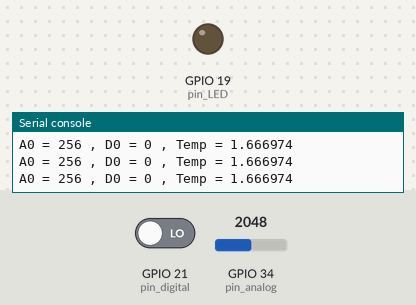
The program below on a simulated ESP32 board running MicroPython. Shown: output pins drawn as LEDs (lit = HIGH), the last lines printed to the serial console. The inputs (shaded band) are chosen by the test bench; at power-on: GPIO 21 (pin_digital) LOW, GPIO 34 (pin_analog) = 2048 (analog values on the 0–4095 scale).

Above: at 1.2 s.
1.3 s: GPIO 21 (pin_digital) driven HIGH
At 2.1 s:
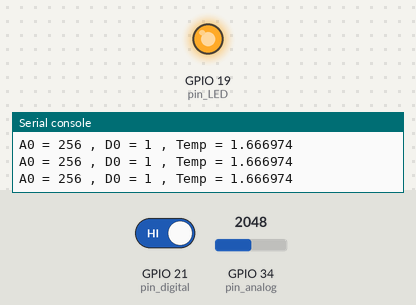
2.8 s: GPIO 21 (pin_digital) driven LOW
At 3.4 s:
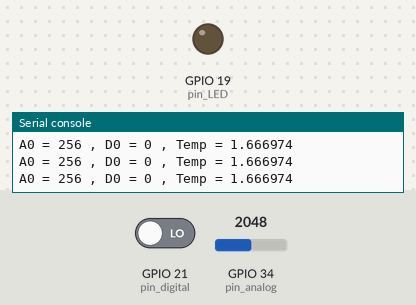
Timing chart, 0 to 5.8 s (numbered marks = the images above; inputs shaded):
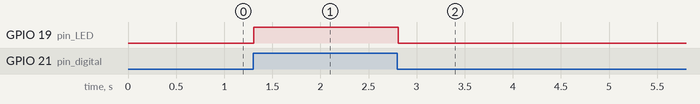

Measured:
- after the input at 1.3 s, GPIO 19 (pin_LED): LOW → HIGH at once
- after the input at 2.8 s, GPIO 19 (pin_LED): HIGH → LOW at once

The program:

digitaltemp.py
```python
#touch sensor

#D0 goes high when touch, low when not touched

#not sure about A0
import math
import time
from machine import Pin, ADC, PWM

#AO
pin_analog = Pin(34, Pin.IN)
adc_analog = ADC(pin_analog)
#Maybe disable this
adc_analog.atten(ADC.ATTN_11DB) #Read voltages between 0.0v to 3.6v
adc_analog.width(ADC.WIDTH_9BIT)

#D0
pin_digital = Pin(21, Pin.IN)

pin_LED = Pin(19, Pin.OUT)

while True:

  adc_value = adc_analog.read()
  digital_value = pin_digital.value()

  Temp = math.log((10240000/adc_value)-10000)
  Temp = 1/(0.001129148+(0.000234125+(0.0000000876741*Temp*Temp ))*Temp);
  Temp = Temp - 273.15

  if (adc_value != 4095):
    print('A0 =', adc_value, ', D0 =', digital_value, ', Temp =', Temp)


  if (digital_value == 1):
    pin_LED.value(1)
  else:
    pin_LED.value(0)

  time.sleep(1.0/100)
```
